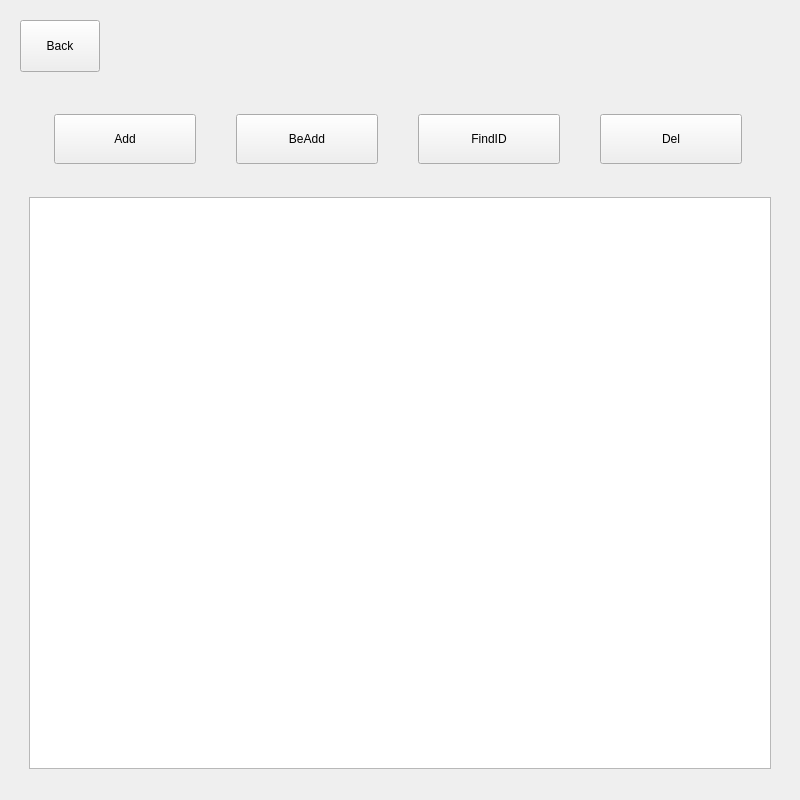
<?xml version="1.0" encoding="UTF-8"?>
<ui version="4.0">
 <class>Widget</class>
 <widget class="QWidget" name="Widget">
  <property name="geometry">
   <rect>
    <x>0</x>
    <y>0</y>
    <width>800</width>
    <height>800</height>
   </rect>
  </property>
  <property name="sizePolicy">
   <sizepolicy hsizetype="Maximum" vsizetype="Preferred">
    <horstretch>0</horstretch>
    <verstretch>0</verstretch>
   </sizepolicy>
  </property>
  <property name="maximumSize">
   <size>
    <width>800</width>
    <height>800</height>
   </size>
  </property>
  <property name="windowTitle">
   <string>Form</string>
  </property>
  <layout class="QVBoxLayout" name="verticalLayout">
   <item>
    <widget class="QWidget" name="widget" native="true">
     <property name="maximumSize">
      <size>
       <width>16777215</width>
       <height>70</height>
      </size>
     </property>
     <layout class="QHBoxLayout" name="horizontalLayout">
      <item>
       <widget class="QPushButton" name="Btn_Back">
        <property name="sizePolicy">
         <sizepolicy hsizetype="Minimum" vsizetype="Ignored">
          <horstretch>0</horstretch>
          <verstretch>0</verstretch>
         </sizepolicy>
        </property>
        <property name="text">
         <string>Back</string>
        </property>
       </widget>
      </item>
      <item>
       <spacer name="horizontalSpacer">
        <property name="orientation">
         <enum>Qt::Horizontal</enum>
        </property>
        <property name="sizeHint" stdset="0">
         <size>
          <width>675</width>
          <height>20</height>
         </size>
        </property>
       </spacer>
      </item>
     </layout>
    </widget>
   </item>
   <item>
    <widget class="QWidget" name="widget_2" native="true">
     <property name="maximumSize">
      <size>
       <width>16777215</width>
       <height>700</height>
      </size>
     </property>
     <layout class="QVBoxLayout" name="verticalLayout_2">
      <item>
       <widget class="QWidget" name="widget_7" native="true">
        <property name="maximumSize">
         <size>
          <width>800</width>
          <height>100</height>
         </size>
        </property>
        <layout class="QHBoxLayout" name="horizontalLayout_6">
         <item>
          <widget class="QWidget" name="widget_3" native="true">
           <property name="sizePolicy">
            <sizepolicy hsizetype="Maximum" vsizetype="Maximum">
             <horstretch>0</horstretch>
             <verstretch>0</verstretch>
            </sizepolicy>
           </property>
           <property name="maximumSize">
            <size>
             <width>160</width>
             <height>90</height>
            </size>
           </property>
           <layout class="QHBoxLayout" name="horizontalLayout_2">
            <item>
             <widget class="QPushButton" name="Btn_Add">
              <property name="sizePolicy">
               <sizepolicy hsizetype="Ignored" vsizetype="Ignored">
                <horstretch>0</horstretch>
                <verstretch>0</verstretch>
               </sizepolicy>
              </property>
              <property name="text">
               <string>Add</string>
              </property>
             </widget>
            </item>
           </layout>
          </widget>
         </item>
         <item>
          <widget class="QWidget" name="widget_6" native="true">
           <property name="sizePolicy">
            <sizepolicy hsizetype="Maximum" vsizetype="Maximum">
             <horstretch>0</horstretch>
             <verstretch>0</verstretch>
            </sizepolicy>
           </property>
           <property name="maximumSize">
            <size>
             <width>160</width>
             <height>90</height>
            </size>
           </property>
           <layout class="QHBoxLayout" name="horizontalLayout_5">
            <item>
             <widget class="QPushButton" name="Btn_BeAdd">
              <property name="sizePolicy">
               <sizepolicy hsizetype="Ignored" vsizetype="Ignored">
                <horstretch>0</horstretch>
                <verstretch>0</verstretch>
               </sizepolicy>
              </property>
              <property name="text">
               <string>BeAdd</string>
              </property>
             </widget>
            </item>
           </layout>
          </widget>
         </item>
         <item>
          <widget class="QWidget" name="widget_4" native="true">
           <property name="sizePolicy">
            <sizepolicy hsizetype="Maximum" vsizetype="Maximum">
             <horstretch>0</horstretch>
             <verstretch>0</verstretch>
            </sizepolicy>
           </property>
           <property name="maximumSize">
            <size>
             <width>160</width>
             <height>90</height>
            </size>
           </property>
           <layout class="QHBoxLayout" name="horizontalLayout_3">
            <item>
             <widget class="QPushButton" name="Btn_FindID">
              <property name="sizePolicy">
               <sizepolicy hsizetype="Ignored" vsizetype="Ignored">
                <horstretch>0</horstretch>
                <verstretch>0</verstretch>
               </sizepolicy>
              </property>
              <property name="text">
               <string>FindID</string>
              </property>
             </widget>
            </item>
           </layout>
          </widget>
         </item>
         <item>
          <widget class="QWidget" name="widget_5" native="true">
           <property name="sizePolicy">
            <sizepolicy hsizetype="Maximum" vsizetype="Maximum">
             <horstretch>0</horstretch>
             <verstretch>0</verstretch>
            </sizepolicy>
           </property>
           <property name="maximumSize">
            <size>
             <width>160</width>
             <height>90</height>
            </size>
           </property>
           <layout class="QHBoxLayout" name="horizontalLayout_4">
            <item>
             <widget class="QPushButton" name="Btn_Del">
              <property name="sizePolicy">
               <sizepolicy hsizetype="Ignored" vsizetype="Ignored">
                <horstretch>0</horstretch>
                <verstretch>0</verstretch>
               </sizepolicy>
              </property>
              <property name="text">
               <string>Del</string>
              </property>
             </widget>
            </item>
           </layout>
          </widget>
         </item>
        </layout>
       </widget>
      </item>
      <item>
       <widget class="QWidget" name="widget_8" native="true">
        <property name="maximumSize">
         <size>
          <width>16777215</width>
          <height>590</height>
         </size>
        </property>
        <layout class="QVBoxLayout" name="verticalLayout_3">
         <item>
          <widget class="QListView" name="List_Friend"/>
         </item>
        </layout>
       </widget>
      </item>
     </layout>
    </widget>
   </item>
  </layout>
 </widget>
 <resources/>
 <connections/>
</ui>
